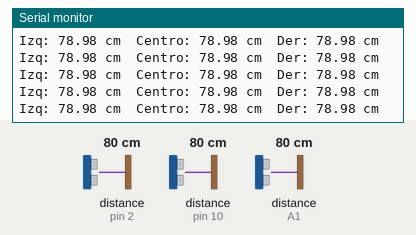
This sketch was run on a simulated Arduino Uno, built with avr-gcc and run on an emulated ATmega328P. Parts: the last lines printed to the serial monitor. Wiring (inferred from the names in the program): 3 × ultrasonic range finder: trigger pin 8, echo pin 2 / trigger pin 9, echo pin 10 / trigger A0, echo A1. Inputs (shaded band) come from the test bench; at power-on: distance to the obstacle (sensors on pin 2, pin 10, A1) 80 cm. The echo pulse lasts 58.3 µs per cm.

Above: at 1.2 s.
1.3 s: distance to the obstacle (sensor on pin 2) set to 2 cm
At 1.47 s:
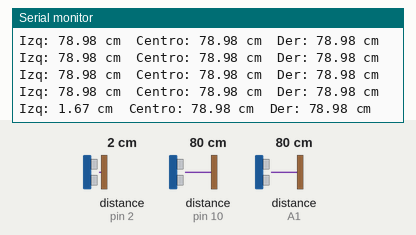
4.3 s: distance to the obstacle (sensor on pin 10) set to 120 cm
At 4.45 s:
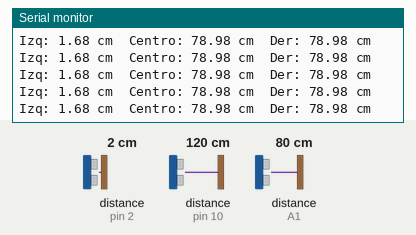
7.3 s: distance to the obstacle (sensor on A1) set to 35 cm
At 7.45 s:
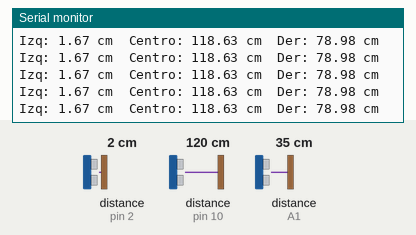
10.3 s: distance to the obstacle (sensor on pin 2) set to 60 cm
At 10.42 s:
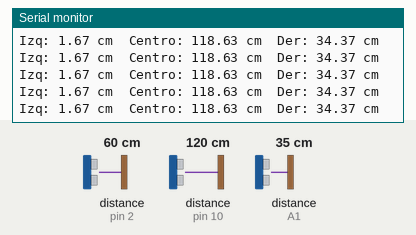
13.3 s: distance to the obstacle (sensor on A1) set to 2 cm
At 13.44 s:
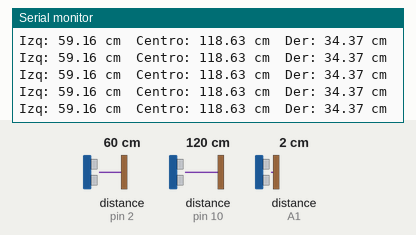
16.3 s: distance to the obstacle (sensor on A1) set to 9 cm
At 16.43 s:
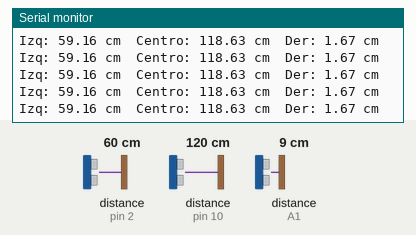
Timing chart, 0 to 19.3 s (numbered marks = the images above; inputs shaded):
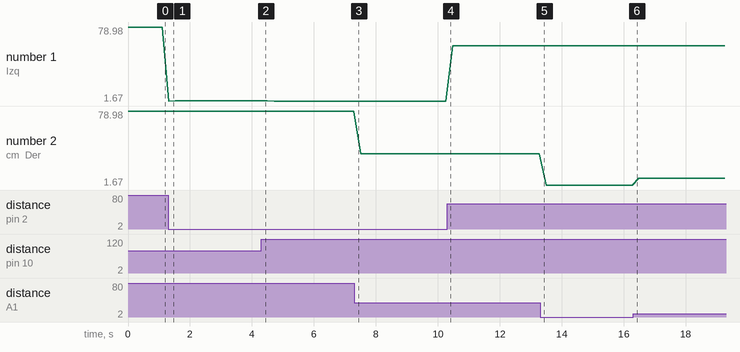

Measured:
- after the input at 1.3 s, the serial monitor: prints a new line at once (image 1)
- plotted number 1: 78.98 → 1.68 after the input at 1.3 s, 1.67 → 59.16 after the input at 10.3 s
- plotted number 2: 78.98 → 34.37 after the input at 7.3 s, 34.37 → 1.67 after the input at 13.3 s, 1.67 → 8.62 after the input at 16.3 s

The sketch:

linear_sensor.ino
```cpp
// IZQUIERDA
const int triggerIzq = 8;
const int echoIzq = 2;

// CENTRO
const int triggerCentro = 9;
const int echoCentro = 10;

// DERECHA
const int triggerDer = A0;
const int echoDer = A1;


void setup() {
  Serial.begin(9600);

  pinMode(triggerIzq, OUTPUT);
  pinMode(echoIzq, INPUT);

  pinMode(triggerCentro, OUTPUT);
  pinMode(echoCentro, INPUT);

  pinMode(triggerDer, OUTPUT);
  pinMode(echoDer, INPUT);
}


float medirDistancia(int triggerPin, int echoPin) {
  digitalWrite(triggerPin, LOW);
  delayMicroseconds(2);

  digitalWrite(triggerPin, HIGH);
  delayMicroseconds(10);
  digitalWrite(triggerPin, LOW);

  long duracion = pulseIn(echoPin, HIGH, 30000); // timeout 30 ms

  if (duracion == 0) {
    return 999; // fuera de alcance
  }

  return duracion * 0.034 / 2.0;
}

void loop() {
  float distanciaIzq = medirDistancia(triggerIzq, echoIzq);
  float distanciaCentro = medirDistancia(triggerCentro, echoCentro);
  float distanciaDer = medirDistancia(triggerDer, echoDer);

  Serial.print("Izq: ");
  Serial.print(distanciaIzq);
  Serial.print(" cm\t");

  Serial.print("Centro: ");
  Serial.print(distanciaCentro);
  Serial.print(" cm\t");

  Serial.print("Der: ");
  Serial.print(distanciaDer);
  Serial.println(" cm");

  delay(200);
}
```
